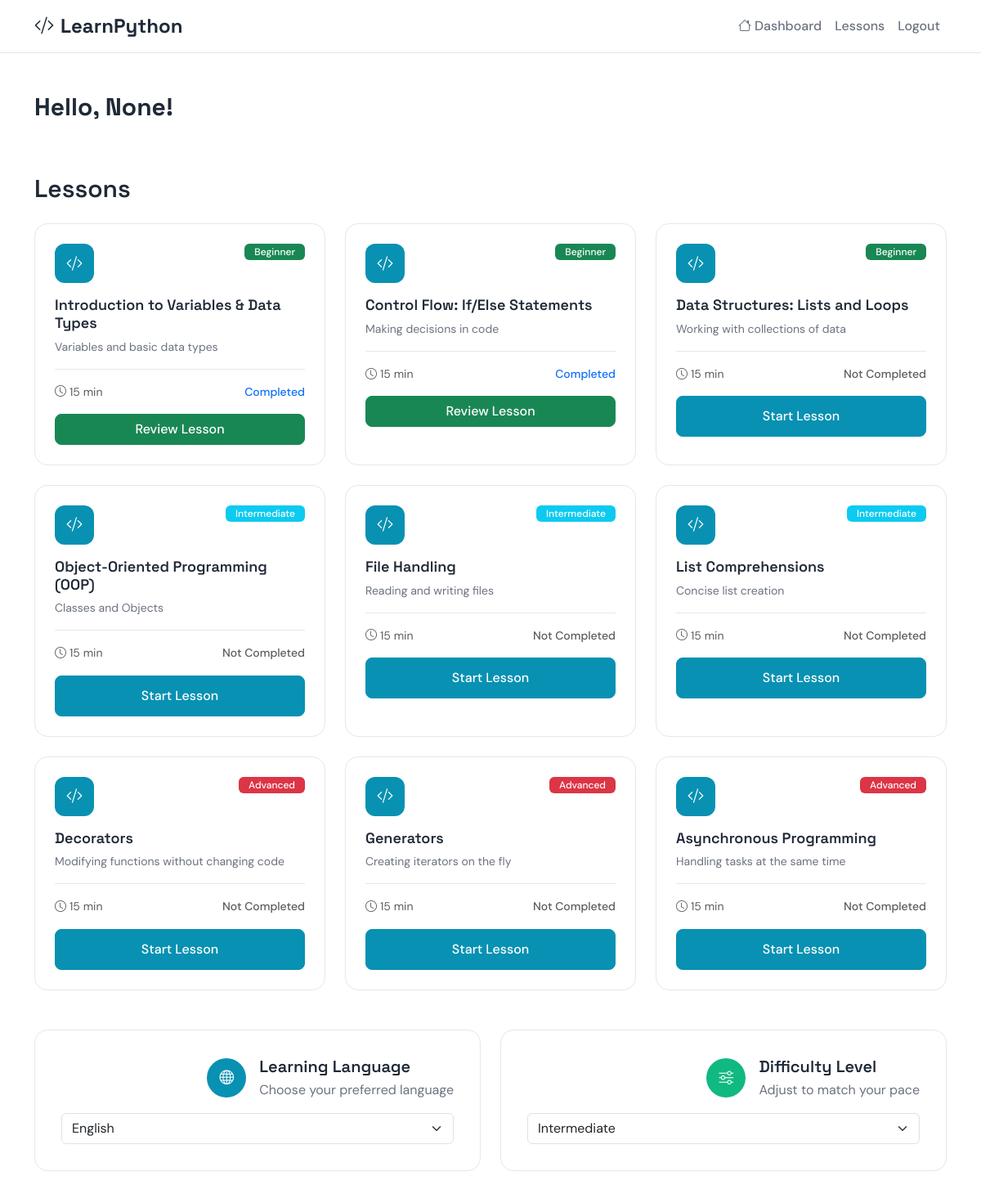
The page /user/dashboard/ (signed in) on the database its author committed.
### user/models.py (models this page shows, shortened)
class User(AbstractUser):
    username = None
    email = models.EmailField(unique=True)
    is_verified = models.BooleanField(default=False)  # email verification flag
    USERNAME_FIELD = "email"
    REQUIRED_FIELDS = []
    objects = CustomUserManager()

### lesson/models.py (models this page shows, shortened)
class Lesson(models.Model):
    DIFFICULTY_CHOICES = [
        ('1', 'Beginner'),
        ('2', 'Intermediate'),
        ('3', 'Advanced'),
    ]
    topic = models.CharField(max_length=100)       # e.g. "Introduction to Python"
    subtopic = models.CharField(max_length=100)    # e.g. "Variables"
    code_example = models.TextField()              # Python code snippet
    code_explanation = models.TextField()          # "What this code does"
    difficulty_level = models.CharField(
        max_length=50,
        choices=DIFFICULTY_CHOICES,
        default='1',
        help_text="The difficulty level of the lesson."
    )
    created_at = models.DateTimeField(auto_now_add=True)
    class Meta:
        ordering = ["topic", "subtopic"]

### user/views.py (the view)
# urls.py: path("dashboard/", views.dashboard, name="dashboard"),
@login_required
def dashboard(request):
    lessons = Lesson.objects.all().order_by("difficulty_level")
    for lesson in lessons:
        progress = lesson.progress.filter(user=request.user, completed=True).exists()
        lesson.is_completed = progress
    context = {
        "lessons": lessons,
    }
    return render(request, "dashboard.html", context)

### templates/dashboard.html (shortened to what this page needs)
<!DOCTYPE html>
<html lang="en">
<head>
    <link href="https://cdn.jsdelivr.net/npm/bootstrap@5.3.2/dist/css/bootstrap.min.css" rel="stylesheet">
    <link href="https://cdn.jsdelivr.net/npm/bootstrap-icons@1.11.3/font/bootstrap-icons.css" rel="stylesheet">
    {% load static %}
    <link rel="stylesheet" href="{% static 'css/styles.css' %}">
</head>
<body>
    <nav class="navbar navbar-expand-lg navbar-light">
        <div class="container">
            <a class="navbar-brand" href="{% url 'user:dashboard' %}">
                <i class="bi bi-code-slash me-2"></i>LearnPython
            </a>
            <div class="collapse navbar-collapse" id="navbarNav">
                <ul class="navbar-nav ms-auto">
                    <li class="nav-item">
                        <a class="nav-link" href="{% url 'user:dashboard' %}">
                            <i class="bi bi-house me-1"></i>Dashboard
                        </a>
                    </li>
                    <li class="nav-item">
                        <a class="nav-link" href="#lessons">Lessons</a>
                    </li>
                    <li class="nav-item">
                        <a class="nav-link" href="{% url 'account_logout' %}">Logout</a>
                    </li>
                </ul>
            </div>
        </div>
    </nav>
    <div class="container py-5">
        <div class="row mb-5">
            <div class="col-12">
                <div class="text-left">
                    <h1 class="hero-title mb-3" style="font-size: 30px;">Hello, {{ user.first_name|default:user.username }}!</h1>
                </div>
            </div>
        </div>
        <div class="row mb-5" id="lessons">
            <div class="col-12">
                <h3 class="section-title text-left mb-4" style="font-size: 30px;">Lessons</h3>
                <div class="row g-4">
                    {% for lesson in lessons %}
                    <div class="col-lg-6 col-xl-4">
                        <div class="lesson-card h-100">
                            <div class="d-flex align-items-start justify-content-between mb-3">
                                <div class="lesson-icon">
                                        <i class="bi bi-code-slash"></i>
                                </div>
                                {% if lesson.difficulty_level == "1" %}
                                    <span class="badge bg-success">{{ lesson.get_difficulty_level_display }}</span>
                                {% elif lesson.difficulty_level == "2" %}
                                    <span class="badge bg-info">{{ lesson.get_difficulty_level_display }}</span>
                                {% elif lesson.difficulty_level == "3" %}
                                    <span class="badge bg-danger">{{ lesson.get_difficulty_level_display }}</span>
                                {% endif %}
                            </div>
                            <h5 class="lesson-title mb-2">{{ lesson.topic }}</h5>
                            <p class="lesson-description mb-3">{{ lesson.subtopic }}</p>
                            <div class="lesson-meta mb-3">
                                <div class="d-flex align-items-center justify-content-between mb-2">
                                    <small class="text-muted"><i class="bi bi-clock me-1"></i>{{ lesson.duration|default:"15" }} min</small>
                                    {% if lesson.is_completed %}
                                        <small class="text-primary fw-medium">Completed</small>
                                    {% else %}
                                        <small class="text-muted fw-medium">Not Completed</small>
                                    {% endif %}
                                </div>
                            </div>
                            <div>
                                {% if lesson.is_completed %}
                                    <a href="{% url 'lesson:lesson_detail' lesson.id %}" class="btn btn-success w-100">
                                        Review Lesson
                                    </a>
                                {% else %}
                                    <a href="{% url 'lesson:lesson_detail' lesson.id %}" class="btn btn-primary w-100">
                                        Start Lesson
                                    </a>
                                {% endif %}
                            </div>
                        </div>
                    </div>
                    {% endfor %}
                </div>
            </div>
        </div>
        <div class="row">
            <div class="col-lg-6 mb-4">
                <div class="feature-card">
                    <div class="d-flex align-items-center mb-3">
                        <div class="feature-icon me-3" style="width: 48px; height: 48px; background-color: var(--primary-color);">
                            <i class="bi bi-globe" style="font-size: 1.1rem;"></i>
                        </div>
                        <div>
                            <h5 class="feature-title mb-1">Learning Language</h5>
                            <p class="feature-description mb-0">Choose your preferred language</p>
                        </div>
                    </div>
                    <select class="form-select">
                        <option selected>English</option>
                    </select>
                </div>
            </div>
            <div class="col-lg-6 mb-4">
                <div class="feature-card">
                    <div class="d-flex align-items-center mb-3">
                        <div class="feature-icon me-3" style="width: 48px; height: 48px; background-color: var(--accent-color);">
                            <i class="bi bi-sliders" style="font-size: 1.1rem;"></i>
                        </div>
                        <div>
                            <h5 class="feature-title mb-1">Difficulty Level</h5>
                            <p class="feature-description mb-0">Adjust to match your pace</p>
                        </div>
                    </div>
                    <select class="form-select">
                        <option selected>Intermediate</option>
                    </select>
                </div>
            </div>
        </div>
    </div>
</body>
</html>

### static/css/styles.css (style rules this page uses)
:root { --primary-color: #0891b2; --accent-color: #10b981; --text-primary: #1f2937; --text-secondary: #6b7280; --text-muted: #9ca3af; --background: #ffffff; --background-subtle: #f9fafb; --border-color: #e5e7eb; --font-heading: "Space Grotesk", sans-serif; --font-body: "DM Sans", sans-serif; --section-padding: 5rem 0; --container-padding: 2rem; }
body { font-family: var(--font-body); color: var(--text-secondary); line-height: 1.6; background-color: var(--background); }
h1, h2, h3, h4, h5, h6 { font-family: var(--font-heading); color: var(--text-primary); font-weight: 600; line-height: 1.2; }
.navbar { background-color: var(--background) !important; border-bottom: 1px solid var(--border-color); }
.navbar-brand { font-family: var(--font-heading); font-weight: 700; font-size: 1.5rem; color: var(--text-primary) !important; }
.nav-link { color: var(--text-secondary) !important; font-weight: 500; transition: color 0.2s ease; }
.btn-primary { background-color: var(--primary-color); border-color: var(--primary-color); font-weight: 500; padding: 0.75rem 2rem; border-radius: 0.5rem; transition: all 0.2s ease; }
.hero-title { font-size: 3.5rem; font-weight: 700; color: var(--text-primary); margin-bottom: 1.5rem; }
.section-title { font-size: 2.5rem; font-weight: 600; color: var(--text-primary); }
.feature-card { padding: 2rem; background-color: var(--background); border-radius: 1rem; border: 1px solid var(--border-color); transition: all 0.2s ease; height: 100%; }
.feature-icon { width: 60px; height: 60px; background-color: var(--primary-color); border-radius: 50%; display: flex; align-items: center; justify-content: center; margin: 0 auto; }
.feature-icon i { font-size: 1.5rem; color: white; }
.feature-title { font-size: 1.25rem; font-weight: 600; color: var(--text-primary); }
.feature-description { color: var(--text-secondary); }
.lesson-card { padding: 1.5rem; background-color: var(--background); border-radius: 1rem; border: 1px solid var(--border-color); transition: all 0.2s ease; height: 100%; }
.lesson-icon { width: 48px; height: 48px; background-color: var(--primary-color); border-radius: 0.75rem; display: flex; align-items: center; justify-content: center; color: white; font-size: 1.25rem; }
.lesson-title { font-size: 1.125rem; font-weight: 600; color: var(--text-primary); margin-bottom: 0.5rem; }
.lesson-description { color: var(--text-secondary); font-size: 0.875rem; line-height: 1.5; }
.lesson-meta { border-top: 1px solid var(--border-color); padding-top: 1rem; }
.lesson-card .badge { font-size: 0.75rem; font-weight: 500; padding: 0.25rem 0.75rem; }
.lesson-card .btn { font-weight: 500; border-radius: 0.5rem; transition: all 0.2s ease; }

### rows shown on the page
User: first_name "None"
Lesson: difficulty_level "Beginner", topic "Introduction to Variables & Data Types", subtopic "Variables and basic data types", duration "15", shows "Completed", shows "Review Lesson"
Lesson: difficulty_level "Beginner", topic "Control Flow: If/Else Statements", subtopic "Making decisions in code", duration "15", shows "Completed", shows "Review Lesson"
Lesson: difficulty_level "Beginner", topic "Data Structures: Lists and Loops", subtopic "Working with collections of data", duration "15", shows "Not Completed", shows "Start Lesson"
Lesson: difficulty_level "Intermediate", topic "Object-Oriented Programming (OOP)", subtopic "Classes and Objects", duration "15", shows "Not Completed", shows "Start Lesson"
Lesson: difficulty_level "Intermediate", topic "File Handling", subtopic "Reading and writing files", duration "15", shows "Not Completed", shows "Start Lesson"
Lesson: difficulty_level "Intermediate", topic "List Comprehensions", subtopic "Concise list creation", duration "15", shows "Not Completed", shows "Start Lesson"
Lesson: difficulty_level "Advanced", topic "Decorators", subtopic "Modifying functions without changing code", duration "15", shows "Not Completed", shows "Start Lesson"
Lesson: difficulty_level "Advanced", topic "Generators", subtopic "Creating iterators on the fly", duration "15", shows "Not Completed", shows "Start Lesson"
Lesson: difficulty_level "Advanced", topic "Asynchronous Programming", subtopic "Handling tasks at the same time", duration "15", shows "Not Completed", shows "Start Lesson"
